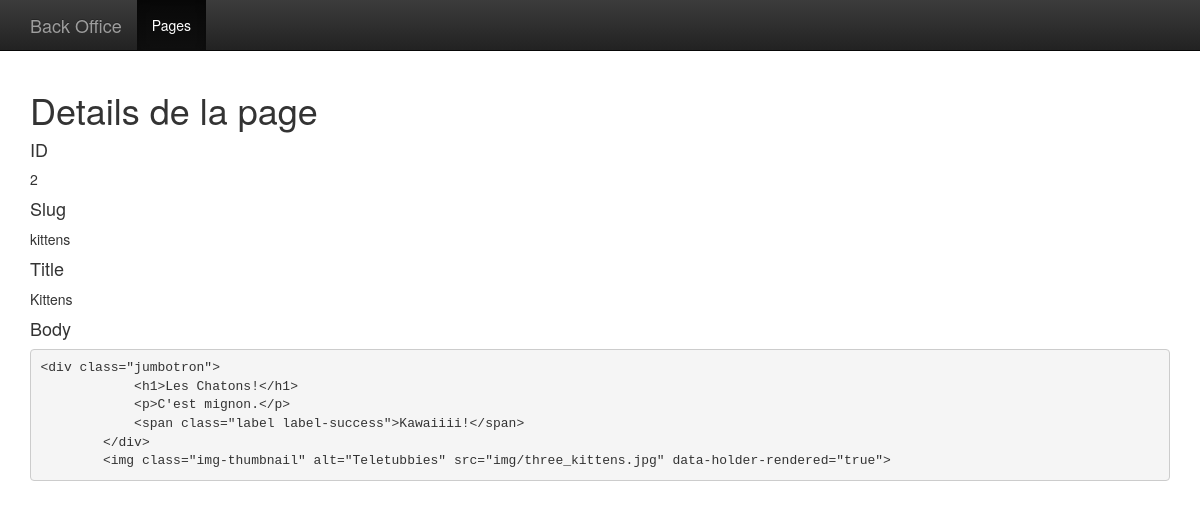
The app's page /admin/index.php?a=details&id=2 with its own data.
### tables this page shows
CREATE TABLE `page` (
  `id` int(11) NOT NULL,
  `slug` varchar(100) NOT NULL,
  `h1` varchar(100) NOT NULL,
  `body` text NOT NULL,
  `title` varchar(100) NOT NULL,
  `img` varchar(200) NOT NULL,
  `span_text` varchar(200) NOT NULL,
  `span_class` varchar(100) NOT NULL
);

### Controller/PageController.php (called while the page is built, shortened)
<?php
class PageController
{
    public function __construct(\PDO $PDO){
        $this->repository = new PageRepository($PDO);
    }
    public function detailsAction()
    {
        $data = $this->repository->getById($_GET['id']);
        require "View/admin/pageDetails.php";
    }
}

### Model/PageRepository.php (called while the page is built, shortened)
<?php
class PageRepository
{
    private $PDO;
    public function __construct(\PDO $PDO){
        $this->PDO = $PDO;
    }
    public function getById($id)
    {
        $sql ="SELECT
                    `id`,
                    `slug`,
                    `body`,
                    `title`
                FROM
                    `page`
                WHERE
                    `id` = :id
                ";
        $stmt = $this->PDO->prepare($sql);
        $stmt->bindParam(':id',$id,\PDO::PARAM_INT);
        $stmt->execute();
        return $stmt->fetchObject();
    }
}

### View/admin/pageDetails.php (the view, shortened to what this page needs)
<!DOCTYPE html>
<html lang="en">
<head>
    <link href="../bootstrap/css/bootstrap.css" rel="stylesheet">
    <link href="../bootstrap/css/" rel="stylesheet">
    <link href="../bootstrap/css/bootstrap-theme.min.css" rel="stylesheet">
</head>
<body role="document">
<nav class="navbar navbar-inverse navbar-fixed-top">
    <div class="container">
        <div class="navbar-header">
            <a class="navbar-brand" href="">Back Office</a>
        </div>
        <div id="navbar" class="navbar-collapse collapse">
            <ul class="nav navbar-nav">
                <li class="active"><a href="index.php">Pages</a></li>
            </ul>
        </div>
    </div>
</nav>
<div class="container theme-showcase" role="main">
    <h1>Details de la page</h1>
    <p><h4>ID</h4><?=$data->id?></p>
    <p><h4>Slug</h4><?=$data->slug?></p>
    <p><h4>Title</h4><?=$data->title?></p>
    <p><h4>Body</h4><pre><?=htmlentities($data->body)?></pre></p>
</div>
</body>
</html>

### View/admin/pageDetails.php (style rules this page uses)
body { padding-top: 70px; }

### records on screen
page: id "2", slug "kittens", title "Kittens", body "<div class=\"jumbotron\"> <h1>Les Chatons!</h1> <p>C'est mignon.</p> <span class=\"label label-success\">Kawaiiii!</span> </div> <img class=\"img-thumbnail\" alt=\"Teletubbies\" src=\"img/three_kittens.jpg\" data-holder-rendered=\"true\">"
